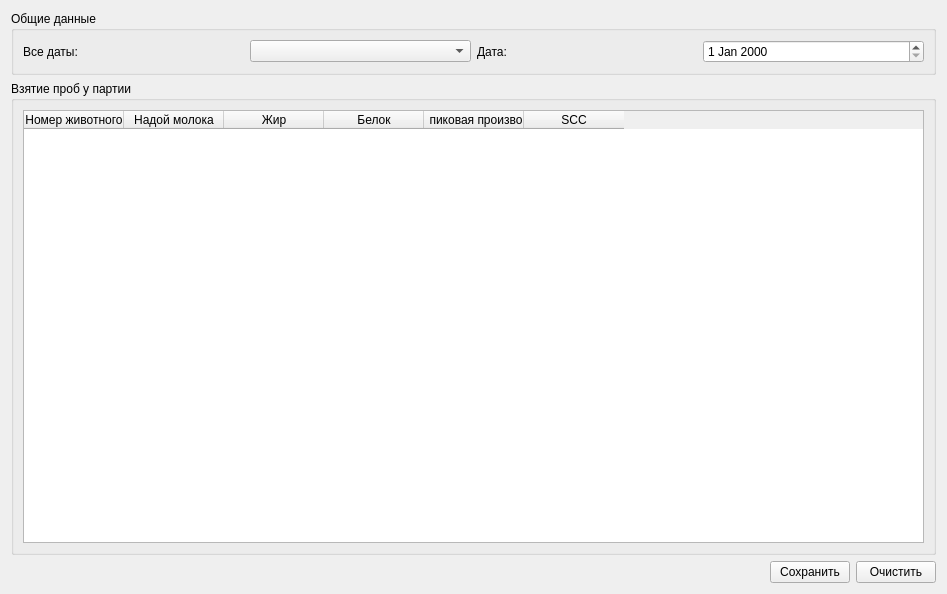
<?xml version="1.0" encoding="UTF-8"?>
<ui version="4.0">
 <class>form_dataentry_dataentry___Batch_Sampling</class>
 <widget class="QWidget" name="form_dataentry_dataentry___Batch_Sampling">
  <property name="geometry">
   <rect>
    <x>0</x>
    <y>0</y>
    <width>947</width>
    <height>594</height>
   </rect>
  </property>
  <property name="windowTitle">
   <string>Form</string>
  </property>
  <layout class="QVBoxLayout" name="verticalLayout_3">
   <item>
    <widget class="QGroupBox" name="groupBox">
     <property name="title">
      <string>Общие данные</string>
     </property>
     <layout class="QVBoxLayout" name="verticalLayout_2">
      <item>
       <layout class="QHBoxLayout" name="horizontalLayout">
        <item>
         <widget class="QLabel" name="label">
          <property name="text">
           <string>Все даты:</string>
          </property>
         </widget>
        </item>
        <item>
         <widget class="QComboBox" name="comboBox_dates"/>
        </item>
        <item>
         <widget class="QLabel" name="label_2">
          <property name="text">
           <string>Дата:</string>
          </property>
         </widget>
        </item>
        <item>
         <widget class="QDateEdit" name="dateEdit"/>
        </item>
       </layout>
      </item>
     </layout>
    </widget>
   </item>
   <item>
    <widget class="QGroupBox" name="groupBox_2">
     <property name="title">
      <string>Взятие проб у партии</string>
     </property>
     <layout class="QVBoxLayout" name="verticalLayout">
      <item>
       <widget class="QTableWidget" name="tableWidget">
        <column>
         <property name="text">
          <string>Номер животного</string>
         </property>
        </column>
        <column>
         <property name="text">
          <string>Надой молока</string>
         </property>
        </column>
        <column>
         <property name="text">
          <string>Жир</string>
         </property>
        </column>
        <column>
         <property name="text">
          <string>Белок</string>
         </property>
        </column>
        <column>
         <property name="text">
          <string>стандартная пиковая производительность</string>
         </property>
        </column>
        <column>
         <property name="text">
          <string>SCC</string>
         </property>
        </column>
       </widget>
      </item>
     </layout>
    </widget>
   </item>
   <item>
    <layout class="QHBoxLayout" name="horizontalLayout_2">
     <item>
      <spacer name="horizontalSpacer">
       <property name="orientation">
        <enum>Qt::Horizontal</enum>
       </property>
       <property name="sizeHint" stdset="0">
        <size>
         <width>40</width>
         <height>20</height>
        </size>
       </property>
      </spacer>
     </item>
     <item>
      <widget class="QPushButton" name="pushButton_save">
       <property name="text">
        <string>Сохранить</string>
       </property>
      </widget>
     </item>
     <item>
      <widget class="QPushButton" name="pushButton_clear">
       <property name="text">
        <string>Очистить</string>
       </property>
      </widget>
     </item>
    </layout>
   </item>
  </layout>
 </widget>
 <resources/>
 <connections/>
</ui>
